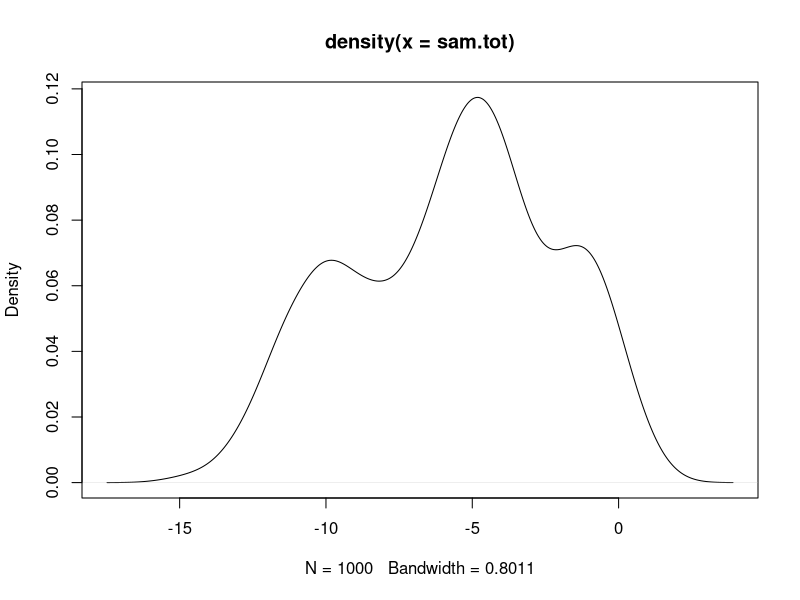

R code for this plot:
# setwd("~/Documents/Git/Survival-Project")

n = 1000
norm1.mean = -10
norm1.var = 3
weight1 = 0.3
norm2.mean = -5
norm2.var = 2
weight2 = 0.5
norm3.mean = -1
norm3.var = 1
weight3 = 0.2

sample.ind = sample(c(1,2,3), n, replace = TRUE, prob = c(weight1, weight2, weight3))
summary(as.factor(sample.ind))

sample1 = rnorm(as.numeric(summary(as.factor(sample.ind))["1"]), 
                mean = norm1.mean, sd = sqrt(norm1.var))
sample2 = rnorm(as.numeric(summary(as.factor(sample.ind))["2"]), 
                mean = norm2.mean, sd = sqrt(norm2.var))
sample3 = rnorm(as.numeric(summary(as.factor(sample.ind))["3"]), 
                mean = norm3.mean, sd = sqrt(norm3.var))
sam.tot = c(sample1, sample2, sample3)
plot(density(sam.tot))